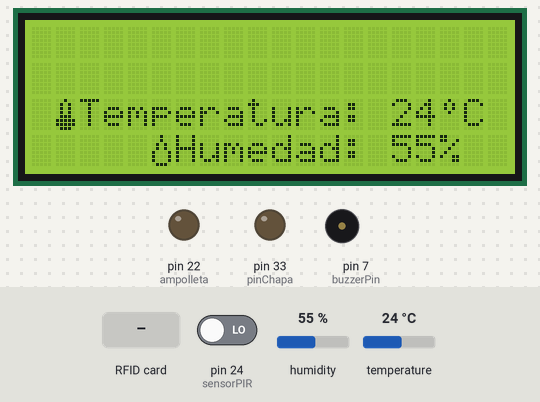
Recording of a sketch running on a simulated Arduino Mega 2560, built with avr-gcc and run on an emulated ATmega2560. Shown: 20×4 character LCD, output pins drawn as LEDs (lit = HIGH), buzzer (waves = sounding, pin HIGH). Inputs (shaded band) come from the test bench; at power-on: pin 24 (sensorPIR) LOW, humidity 55 %, temperature 24 °C. Pins used as bus, display or sensor lines are not drawn; what the sketch prints to the serial monitor is not drawn.

Above: at 2.3 s.
2.4 s: RFID card 39 43 89 C2 held to the reader
At 3.8 s:
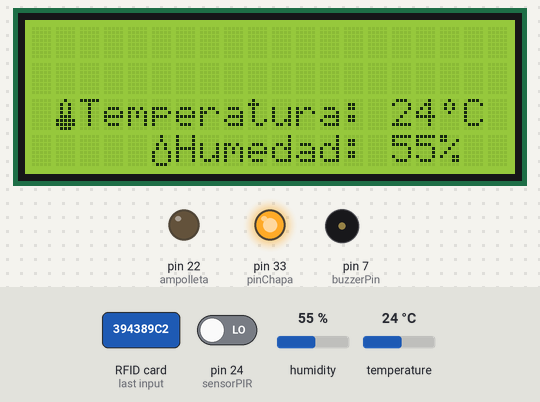
5.4 s: pin 24 (sensorPIR) driven HIGH
At 7.2 s:
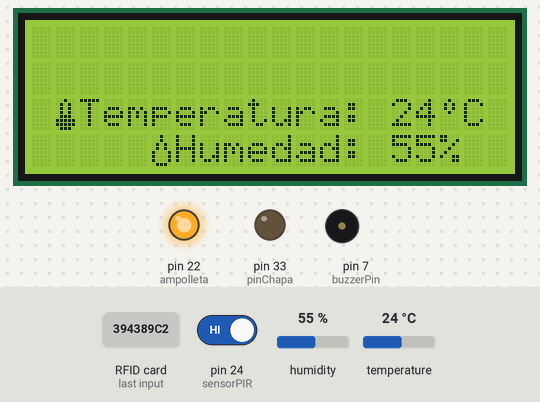
7.5 s: RFID card 87 B3 AA 5F held to the reader
At 8.7 s:
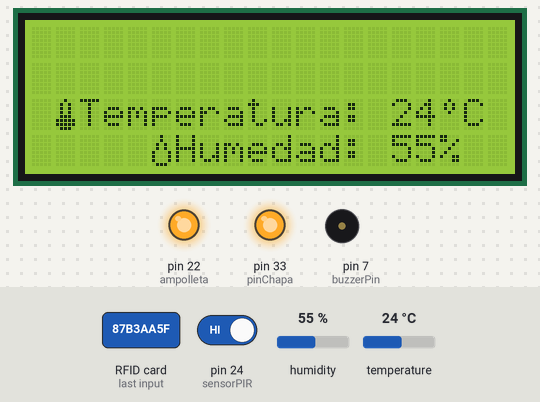
10.3 s: humidity set to 22 %
At 11.4 s:
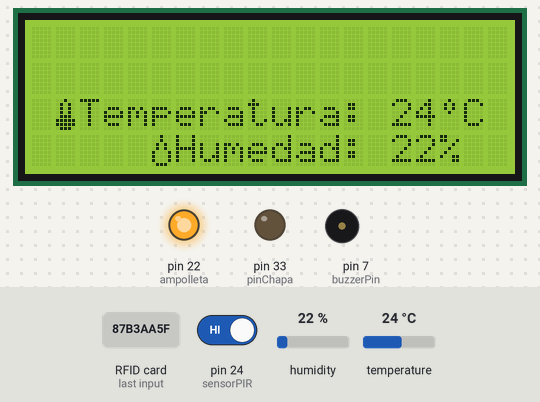
12.5 s: temperature set to 12 °C
At 14.0 s:
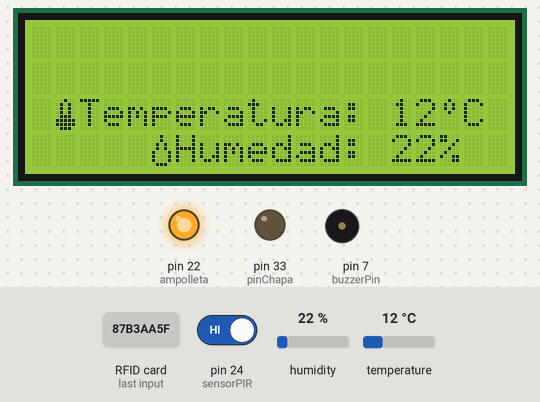
14.6 s: humidity set to 40 %
At 16.5 s:
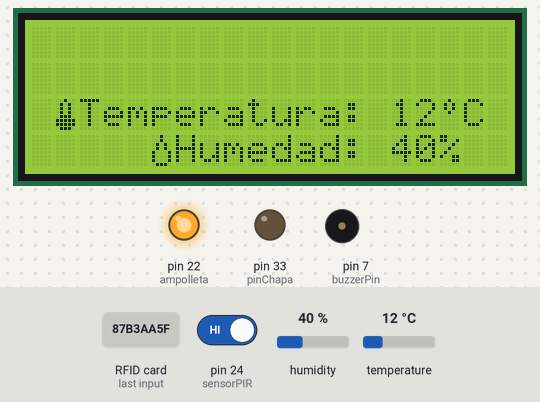
Timing chart, 0 to 17.7 s (numbered marks = the images above; inputs shaded):
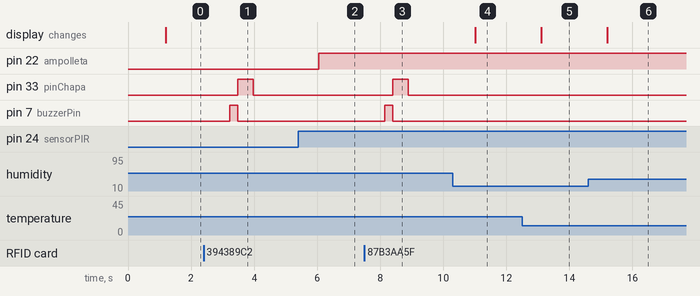

Measured:
- after the input at 2.4 s, pin 33 (pinChapa): LOW → HIGH after 1.1 s, → LOW 0.50 s later; pin 7 (buzzerPin): LOW → HIGH after 0.83 s, → LOW 0.25 s later
- after the input at 5.4 s, pin 22 (ampolleta): LOW → HIGH after 0.65 s
- after the input at 7.5 s, pin 33 (pinChapa): LOW → HIGH after 0.90 s, → LOW 0.50 s later; pin 7 (buzzerPin): LOW → HIGH after 0.65 s, → LOW 0.25 s later
- after the input at 10.3 s, the display: changes after 0.72 s (image 4)
- after the input at 12.5 s, the display: changes after 0.61 s (image 5)
- after the input at 14.6 s, the display: changes after 0.61 s (image 6)

The sketch:

control_bodega.ino
```cpp
#include <SPI.h>          // incluye libreria bus SPI
#include <MFRC522.h>      // incluye libreria especifica para MFRC522
#include <LiquidCrystal_I2C.h>
#include <DHT.h>

// Constantes y variables para LCD y sensor de temperatura/humedad
LiquidCrystal_I2C lcd(0x27, 2, 1, 0, 4, 5, 6, 7, 3, POSITIVE);

int ValorAnterior = LOW;
int SENSOR = 2;
int TEMPERATURA;
int HUMEDAD;
DHT dht(SENSOR, DHT11);

// Constantes y variables para MFRC522
#define RST_PIN 5         // constante para referenciar pin de reset
#define SS_PIN  53        // constante para referenciar pin de slave select
int buzzerPin = 7;        // pin de control para buzzer
int allow = 8;            // pin de control usuario permitido
int deny = 4;             // pin de control usuario no permitido
int sensorPIR = 24;
int ampolleta = 22;
int pinChapa = 33;

MFRC522 mfrc522(SS_PIN, RST_PIN);               // crea objeto mfrc522 enviando pines de slave select y reset
byte LecturaUID[4];                             // crea array para almacenar el UID leido

byte Usuario1[4] = {0x39, 0x43, 0x89, 0xC2};    // UID USUARIO 1
byte Usuario2[4] = {0x87, 0xB3, 0xAA, 0x5F};    // UID USUARIO 2
byte Usuario3[4] = {0xE9, 0x7D, 0x43, 0xC2};    // UID USUARIO 3
byte Usuario4[4] = {0xA9, 0x4B, 0x44, 0xC2};    // UID USUARIO 4
byte Usuario5[4] = {0x77, 0x4C, 0xAE, 0x60};    // UID USUARIO 5

void setup() {

  //Parte LCD y Sensor de temperatura/Humedad
  lcd.begin(20, 4);
  dht.begin();
  lcd.backlight();
  byte degreeSymbol[8] = {0x04, 0x0A, 0x0A, 0x04, 0x00, 0x00, 0x00, 0x00};
  lcd.createChar(1, degreeSymbol);
  byte gotaSymbol[8] = {0x04, 0x04, 0x0A, 0x0A, 0x11, 0x11, 0x11, 0x0E};
  lcd.createChar(2, gotaSymbol);
  byte tempSymbol[8] = {0x04, 0x0A, 0x0A, 0x0A, 0x0E, 0x1F, 0x1F, 0x0E};
  lcd.createChar(3, tempSymbol);
  lcd.setCursor(1, 2);
  lcd.write(3);
  lcd.print("Temperatura:");
  lcd.setCursor(5, 3);
  delay(1000);
  lcd.write(2);
  lcd.print("Humedad:");


  // Parte para MFRC522
  Serial.begin(9600);           // inicializa comunicacion por monitor serie a 9600 bps
  SPI.begin();                  // inicializa bus SPI
  mfrc522.PCD_Init();           // inicializa modulo lector
  pinMode(buzzerPin,OUTPUT);    // declaracion pin de buzzer como salida
  pinMode(sensorPIR,INPUT);     // pin de control sensor de movimiento
  pinMode(ampolleta,OUTPUT);    // Ampolleta
  pinMode(pinChapa,OUTPUT);

}

void loop() {

  //Parte para LCD y Sensor de temperatura/humedad
  TEMPERATURA = dht.readTemperature();
  HUMEDAD = dht.readHumidity();
  lcd.setCursor(15, 2);
  lcd.print(TEMPERATURA);
  lcd.setCursor(15, 3);
  lcd.print(HUMEDAD);
  lcd.print("%");
  lcd.setCursor(17, 2);
  lcd.write(1);
  lcd.print("C");

 // Añadir las líneas para enviar datos por el puerto serial
  Serial.print("Temp:");
  Serial.print(TEMPERATURA);
  Serial.print(",Hum:");
  Serial.println(HUMEDAD);
  delay(1000);

  //Parte para MFRC522
    mvm_detect(sensorPIR, ampolleta);                      // Funcion sensor de movimiento

 if ( ! mfrc522.PICC_IsNewCardPresent())                   // si no hay una tarjeta presente
    return;                                                // retorna al loop esperando por una tarjeta

  if ( ! mfrc522.PICC_ReadCardSerial())                   // si no puede obtener datos de la tarjeta
    return;                                               // retorna al loop esperando por otra tarjeta

//    Serial.print("UID:");                                 // muestra texto UID:
    for (byte i = 0; i < mfrc522.uid.size; i++) {         // bucle recorre de a un byte por vez el UID

      if (mfrc522.uid.uidByte[i] < 0x10) {                // si el byte leido es menor a 0x10
          Serial.print("0");                             // imprime espacio en blanco y numero cero
        }

/*      else {
          Serial.print(" ");                              // imprime un espacio en blanco
        }
*/
        Serial.print(mfrc522.uid.uidByte[i], HEX);        // imprime el byte del UID leido en hexadecimal
        LecturaUID[i]=mfrc522.uid.uidByte[i];             // almacena en array el byte del UID leido
      }

          Serial.print(",");                             // imprime un espacio de tabulacion

          if((comparaUID(LecturaUID,Usuario1))) {
            Serial.println("USUARIO 1 [PERMITIDO]");           // imprime la UID y el mensaje de "permitido"
            allowed(buzzerPin,allow);                     // activa buzzer y LED de "permitido"
            openDoor(pinChapa);

          }

          else if ((comparaUID(LecturaUID, Usuario2))) {
            Serial.println("USUARIO 2 [PERMITIDO]");           // imprime la UID y el mensaje de "permitido"
            allowed(buzzerPin,allow);                     // activa buzzer y LED de "permitido"
            openDoor(pinChapa);
          }

          else if ((comparaUID(LecturaUID, Usuario3))) {
            Serial.println("USUARIO 3 [PERMITIDO]");           // imprime la UID y el mensaje de "permitido"
            allowed(buzzerPin,allow);                     // activa buzzer y LED de "permitido"
            openDoor(pinChapa);
          }

          else if ((comparaUID(LecturaUID, Usuario4))){
            Serial.println("USUARIO 4 [PERMITIDO]");           // imprime la UID y el mensaje de "permitido"
            allowed(buzzerPin,allow);                     // activa buzzer y LED de "permitido"
            openDoor(pinChapa);
          }

          else {
            mfrc522.PICC_HaltA();                         // detiene comunicacion con tarjeta
            Serial.println("USUARIO NO PERMITIDO");           // muestra texto equivalente a acceso denegado
            denied(buzzerPin,deny);
          }


}


boolean comparaUID(byte lectura[],byte usuario[])        // funcion comparaUID
{
  for (byte i=0; i < mfrc522.uid.size; i++){             // bucle recorre de a un byte por vez el UID
  if(lectura[i] != usuario[i])                           // si byte de UID leido es distinto a usuario
    return(false);                                       // retorna falso
  }
  return(true);                                          // si los 4 bytes coinciden retorna verdadero


}

void allowed(int buzzer1, int action1) {

            digitalWrite(action1,HIGH);
            digitalWrite(buzzer1,HIGH);
            delay(250);
            digitalWrite(action1,LOW);
            digitalWrite(buzzer1,LOW);

}

void denied (int buzzer2 , int action2) {

            digitalWrite(action2,HIGH);
            digitalWrite(buzzer2,HIGH);
            delay(50);
            digitalWrite(buzzer2,LOW);
            digitalWrite(action2,LOW);
            delay(50);
            digitalWrite(buzzer2,HIGH);
            digitalWrite(action2,HIGH);
            delay(50);
            digitalWrite(buzzer2,LOW);
            digitalWrite(action2,LOW);
            delay(50);
            digitalWrite(buzzer2,HIGH);
            digitalWrite(action2,HIGH);
            delay(50);
            digitalWrite(buzzer2,LOW);
            digitalWrite(action2,LOW);

}

void mvm_detect(int mvm, int luz){

bool registro = false;
int Valor = digitalRead(mvm);

   if(Valor == HIGH && ValorAnterior == LOW){
    Serial.println("Sensor de Movimiento activo");
    }

    ValorAnterior = Valor;

  if (Valor == HIGH) {
    digitalWrite(luz,HIGH);
    Serial.println("LUZ ACTIVA");
  } else if (Valor == LOW) {
    digitalWrite(luz,LOW);
  }

}

void openDoor(int puerta){
    digitalWrite(puerta,HIGH);
    Serial.println("PUERTA ABIERTA");
    delay(500);
    digitalWrite(puerta,LOW);
  }
```
